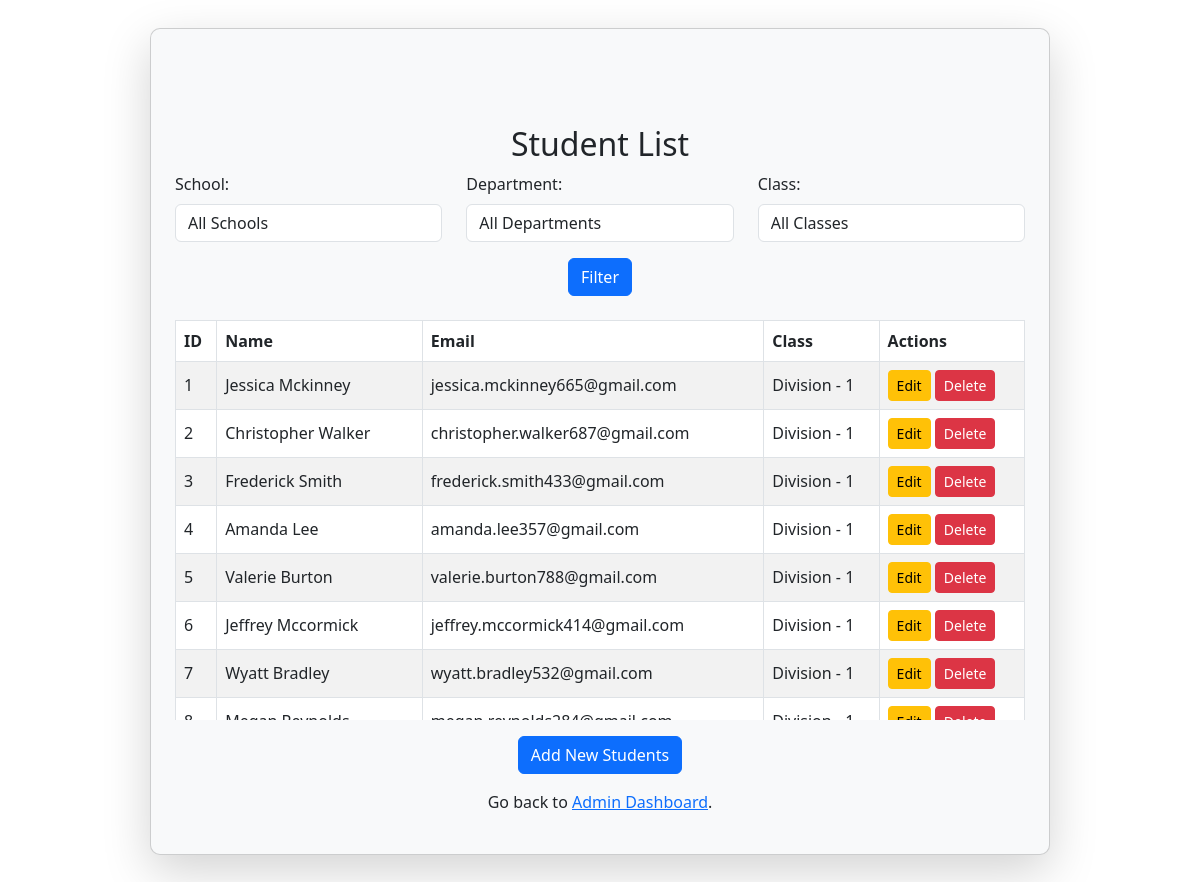
The app's page /manage_students (signed in, lower part), older data.
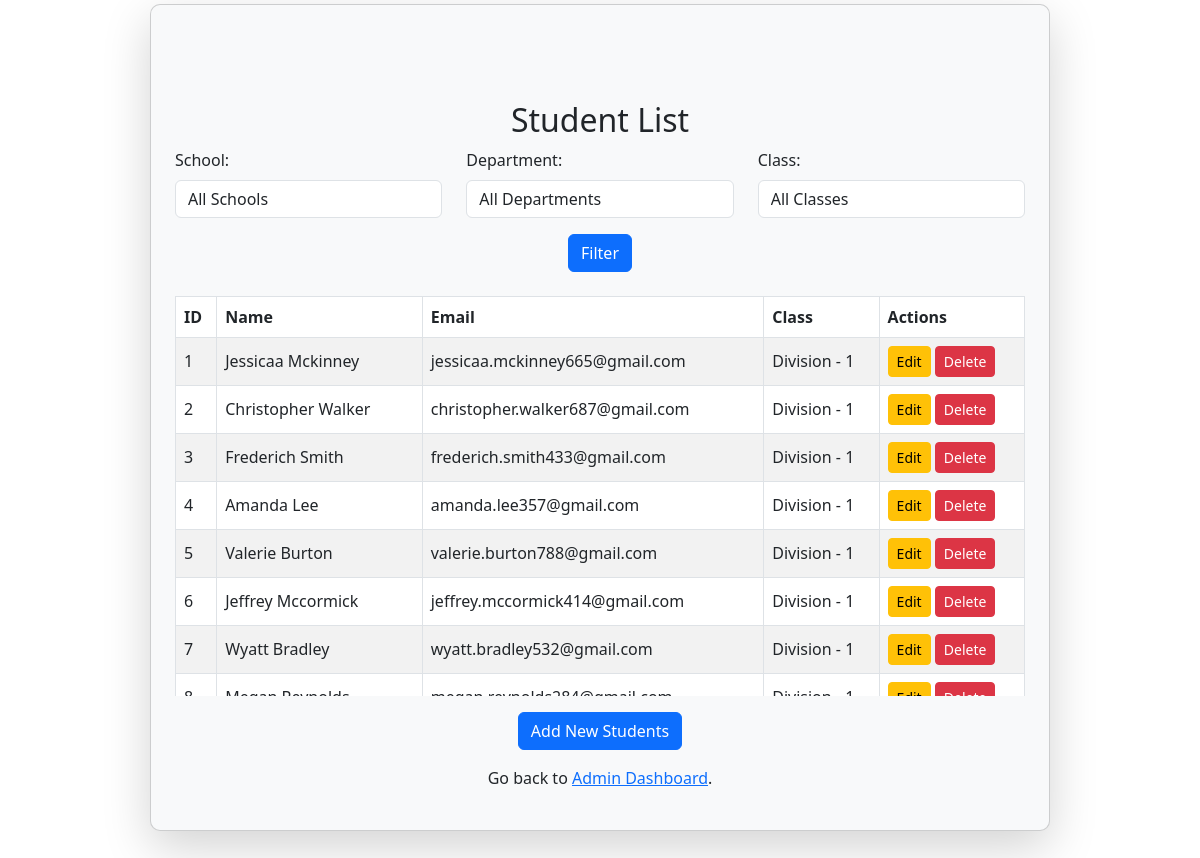
The same page, newer data.
### tables this page shows
CREATE TABLE Student (
                    id INTEGER PRIMARY KEY AUTOINCREMENT,
                    name TEXT NOT NULL,
                    email TEXT UNIQUE NOT NULL,
                    password TEXT NOT NULL,
                    roll_number TEXT UNIQUE NOT NULL,
                    class_id INTEGER,
                    user_id INTEGER,
                    FOREIGN KEY (class_id) REFERENCES Class(id)
                    FOREIGN KEY (user_id) REFERENCES users(id)
                   );

CREATE TABLE Class (
                    id INTEGER PRIMARY KEY AUTOINCREMENT,
                    name TEXT NOT NULL,
                    department_id INTEGER,
                    FOREIGN KEY (department_id) REFERENCES Department(id)
                   );

### app.py (the view)
@app.route('/manage_students')
@teacher_or_admin_required
def manage_students():
    conn = sqlite3.connect(DB_PATH)
    cursor = conn.cursor()
    cursor.execute("SELECT * FROM School")
    schools = cursor.fetchall()
    cursor.execute("SELECT * FROM Department")
    departments = cursor.fetchall()
    cursor.execute("SELECT  * FROM Class")
    classes = cursor.fetchall()
    query = "SELECT Student.id, Student.name, Student.email, Class.name,Student.user_id FROM Student JOIN Class ON Student.class_id = Class.id JOIN Department ON Class.department_id = Department.id"
    filters = []
    params = []
    school_id = request.args.get('school_id')
    if school_id:
        filters.append("Department.school_id = ?")
        params.append(school_id)
    department_id = request.args.get('department_id')
    if department_id:
        filters.append("Class.department_id = ?")
        params.append(department_id)
    class_id = request.args.get('class_id')
    if class_id:
        filters.append("Student.class_id = ?")
        params.append(class_id)
    if filters:
        query += " WHERE " + " AND ".join(filters)
    cursor.execute(query, params)
    students = cursor.fetchall()
    conn.close()
    return render_template('manage_students.html', students=students, schools=schools, departments=departments, classes=classes)

### app.py (called while the page is built)
@login_manager.user_loader
def load_user(user_id):
    conn = sqlite3.connect(DB_PATH)
    cursor = conn.cursor()
    cursor.execute("SELECT id, email, role FROM users WHERE id = ?", (user_id,))
    user = cursor.fetchone()
    conn.close()
    if user:
        return User(id=user[0], email=user[1], role=user[2])
    return None

def teacher_or_admin_required(f):
    @wraps(f)
    def decorated_function(*args, **kwargs):
        if 'user_id' not in session or session.get('role') not in ['teacher', 'admin']:
            return "Access Denied: Teachers or Admins Only", 403
        return f(*args, **kwargs)
    return decorated_function

### templates/manage_students.html (shortened to what this page needs)
<!DOCTYPE html>
<html lang="en">
<head>
    <link rel="stylesheet" href="https://cdn.jsdelivr.net/npm/bootstrap@5.3.0/dist/css/bootstrap.min.css">
</head>
<body class="d-flex justify-content-center align-items-center vh-100">
    <div class="container">
        <div class="card p-4 shadow-lg">
            <br>
            <br><br>
            <h2 class="text-center">Student List</h2>
            <form method="GET" action="{{ url_for('manage_students') }}" class="mb-4">
                <div class="row">
                    <div class="col-md-4">
                        <label for="school_id" class="form-label">School:</label>
                        <select id="school_id" name="school_id" class="form-control">
                            <option value="">All Schools</option>
                        </select>
                    </div>
                    <div class="col-md-4">
                        <label for="department_id" class="form-label">Department:</label>
                        <select id="department_id" name="department_id" class="form-control">
                            <option value="">All Departments</option>
                        </select>
                    </div>
                    <div class="col-md-4">
                        <label for="class_id" class="form-label">Class:</label>
                        <select id="class_id" name="class_id" class="form-control">
                            <option value="">All Classes</option>
                        </select>
                    </div>
                </div>
                <div class="text-center mt-3">
                    <button type="submit" class="btn btn-primary">Filter</button>
                </div>
            </form>
            <div class="table-container">
                <table class="table table-bordered table-striped">
                    <thead>
                        <tr>
                            <th>ID</th>
                            <th>Name</th>
                            <th>Email</th>
                            <th>Class</th>
                            <th>Actions</th>
                        </tr>
                    </thead>
                    <tbody>
                        {% for student in students %}
                        <tr>
                            <td>{{ student[0] }}</td>
                            <td>{{ student[1] }}</td>
                            <td>{{ student[2] }}</td>
                            <td>{{ student[3] }}</td>
                            <td>
                                <a href="{{ url_for('edit_student', student_id=student[4]) }}" class="btn btn-warning btn-sm">Edit</a>
                                <a href="{{ url_for('delete_student', student_id=student[0]) }}" class="btn btn-danger btn-sm" onclick="return confirm('Are you sure?')">Delete</a>
                            </td>
                        </tr>
                        {% endfor %}
                    </tbody>
                </table>
            </div>
            <div class="text-center mt-3">
                <a href="{{ url_for('upload_students') }}" class="btn btn-primary">Add New Students</a>
            </div>
            <p class="text-center mt-3">Go back to <a href="{{ url_for('admin_dashboard') }}">Admin Dashboard</a>.</p>
        </div>
    </div>
</body>
</html>

Row changes from the older to the newer data that the page shows:
changed Student id 1: name "Jessica Mckinney" → "Jessicaa Mckinney"; email "jessica.mckinney665@gmail.com" → "jessicaa.mckinney665@gmail.com"
changed Student id 3: name "Frederick Smith" → "Frederich Smith"; email "frederick.smith433@gmail.com" → "frederich.smith433@gmail.com"
